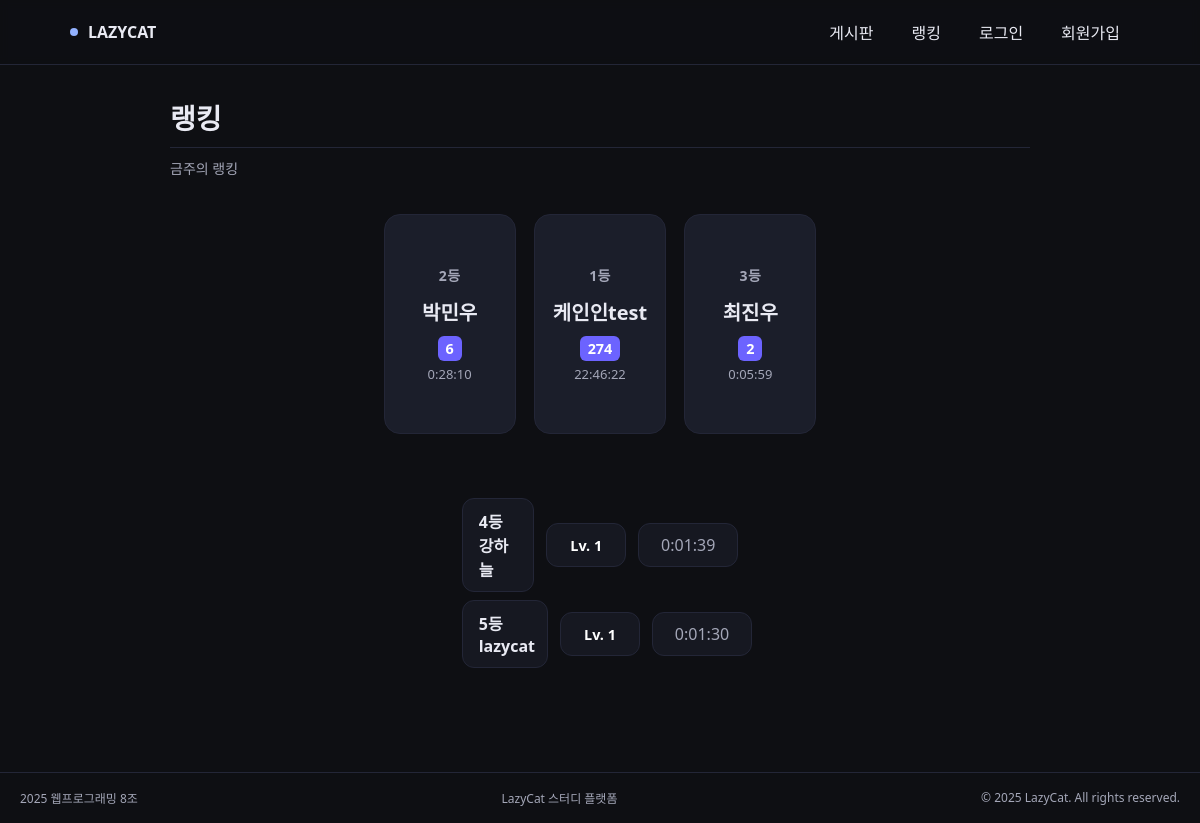
/ranking/, run on an earlier commit of the app's database.
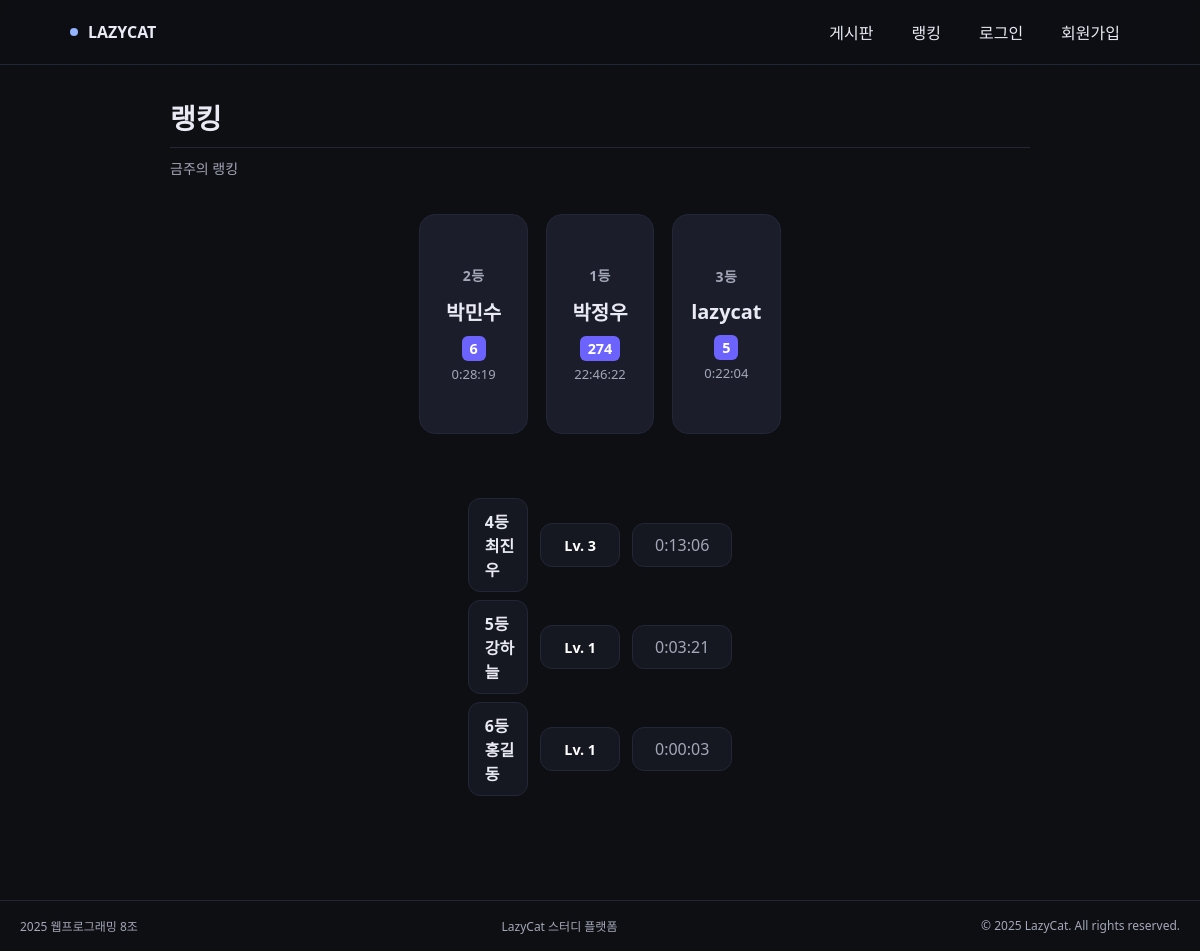
And on a later commit of the database.
### webapp/models.py (models this page shows, shortened)
class UserProfile(models.Model):
    user = models.OneToOneField(User, on_delete=models.CASCADE, related_name='profile')
    nickname = models.CharField(max_length=20, blank=True)
    level = models.IntegerField(default=1)  # Lv. 1
    avatar_index = models.PositiveSmallIntegerField(default=1) #프로필 사진
    total_study_time = models.DurationField(null=True, blank=True) # 총 공부 시간

### webapp/views.py (the view)
# urls.py: path('ranking/', views.weekly_ranking, name='ranking'),
def weekly_ranking(request: HttpRequest) -> HttpResponse:
    rankers = UserProfile.objects.exclude(total_study_time=None).order_by('-total_study_time')[:8]
    return render(request, 'ranking.html', {'rankers': rankers})

### templates/ranking.html (shortened to what this page needs)
{% extends 'base.html' %}
{% block header_content %}
    <header class="head">
      <h1 class="title">랭킹</h1>
      <p class="subtitle">금주의 랭킹</p>
    </header>
{% endblock %}
{% block content %}
    <section class="podium" aria-label="Top 3 Podium">
      <article class="tile rank-2">
        <h3>2등</h3>
        {% if rankers.1 %}
            <div class="name">{{ rankers.1.nickname|default:rankers.1.user.username }}</div>
            <div class="level">{{ rankers.1.user.profile.level }}</div>
            <div class="hours">{{ rankers.1.total_study_time }}</div>
        {% else %}
            <div class="name" style="color:var(--muted); font-weight:normal;">-</div>
            <div class="hours">-</div>
        {% endif %}
      </article>
      <article class="tile rank-1">
        <h3>1등</h3>
        {% if rankers.0 %}
            <div class="name">{{ rankers.0.nickname|default:rankers.0.user.username }}</div>
            <div class="level">{{ rankers.0.user.profile.level }}</div>
            <div class="hours">{{ rankers.0.total_study_time }}</div>
        {% else %}
            <div class="name" style="color:var(--muted); font-weight:normal;">아직 1등이<br>없습니다</div>
            <div class="hours"></div>
        {% endif %}
      </article>
      <article class="tile rank-3">
        <h3>3등</h3>
        {% if rankers.2 %}
            <div class="name">{{ rankers.2.nickname|default:rankers.2.user.username }}</div>
            <div class="level">{{ rankers.2.user.profile.level }}</div>
            <div class="hours">{{ rankers.2.total_study_time }}</div>
        {% else %}
            <div class="name" style="color:var(--muted); font-weight:normal;">-</div>
            <div class="hours">-</div>
        {% endif %}
      </article>
    </section>
    <section class="list" aria-label="4위부터 8위">
        {% for ranker in rankers|slice:"3:8" %}
            <div class="row">
                <div class="cell left">
                    {{ forloop.counter|add:3 }}등 {{ ranker.nickname|default:ranker.user.username }}
                </div>
                <div class="cell level">Lv. {{ ranker.user.profile.level }}</div>
                <div class="cell right">{{ ranker.total_study_time }}</div>
            </div>
        {% empty %}
            <div class="cell empty" style="justify-content: center; color: gray;">
                순위권 외 유저가 없습니다.
            </div>
        {% endfor %}
    </section>
{% endblock %}

What changed in the data, as far as the page shows it:
no longer on one of the page's lists (row edited): UserProfile: nickname "lazycat", user.profile.level "1", total_study_time "0:01:30"
changed UserProfile: nickname+user "박민우" → "박민수"; total_study_time "0:28:10" → "0:28:19"
changed UserProfile: nickname+user "케인인test" → "박정우"
now on one of the page's lists (row edited): UserProfile: nickname "최진우", user.profile.level "3", total_study_time "0:13:06"
changed UserProfile "강하늘": total_study_time "0:01:39" → "0:03:21"
now on this page (row edited): UserProfile: nickname "홍길동", user.profile.level "1", total_study_time "0:00:03"
Also different on the page:
{{ rankers.2.nickname|default:rankers.2.user.username }}: "최진우" → "lazycat"
{{ rankers.2.user.profile.level }}: "2" → "5"
{{ rankers.2.total_study_time }}: "0:05:59" → "0:22:04"
